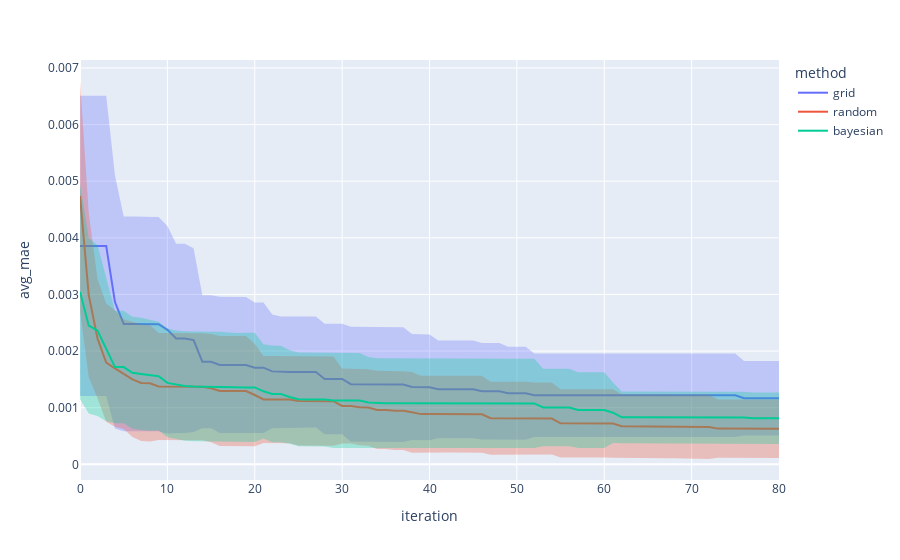

The notebook cell saved with this chart:
### Code cell
df = prep_df_for_lines(
    ["grid", "random", "bayesian"],
    [grid_avg_mae, random_avg_mae, bayesian_avg_mae],
    [grid_std_mae, random_std_mae, bayesian_std_mae],
)
line(
    data_frame=df,
    x="iteration",
    y="avg_mae",
    error_y="std_mae",
    error_y_mode="band",
    color="method",
)
